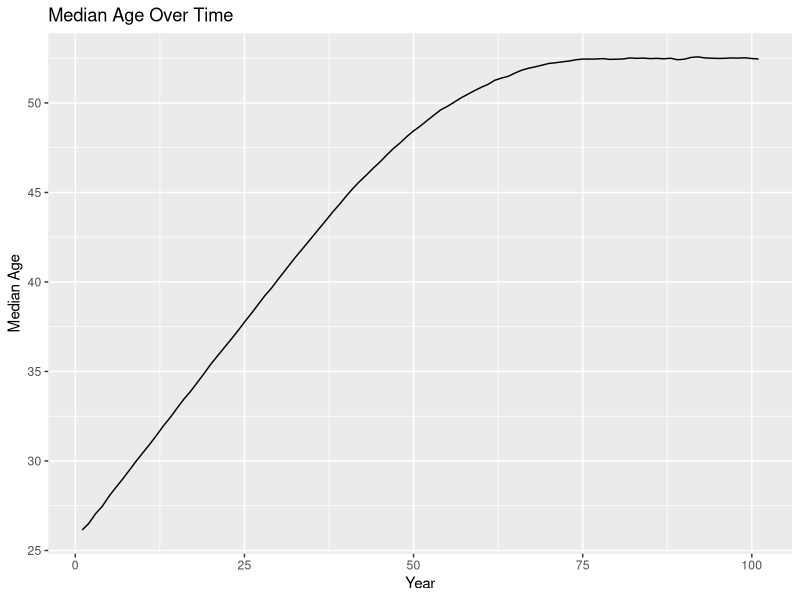
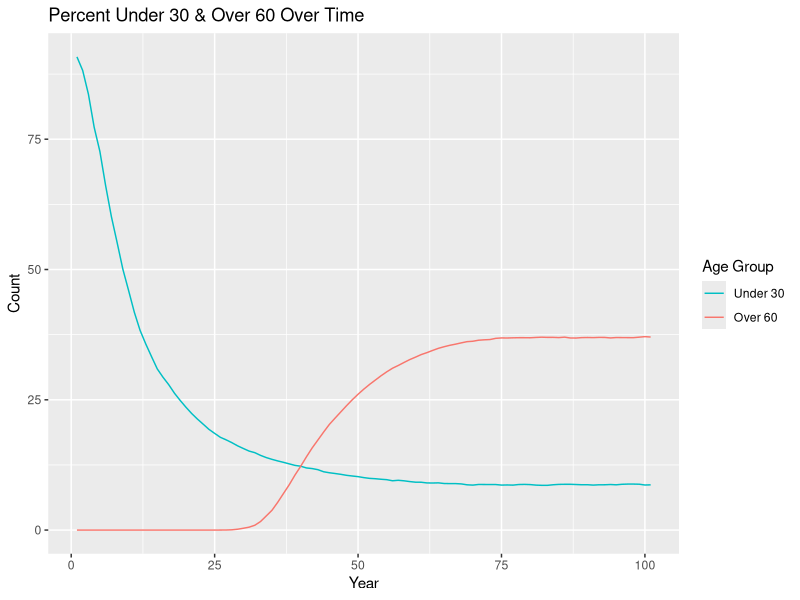
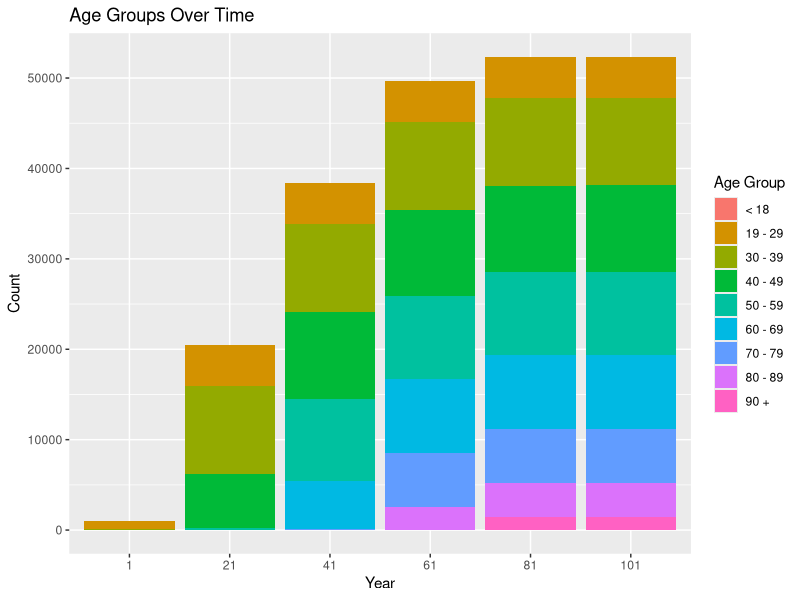
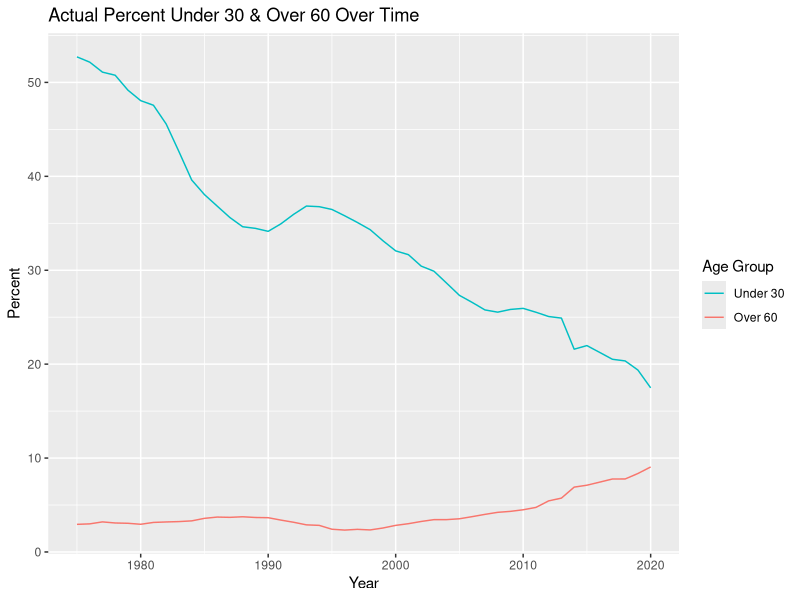
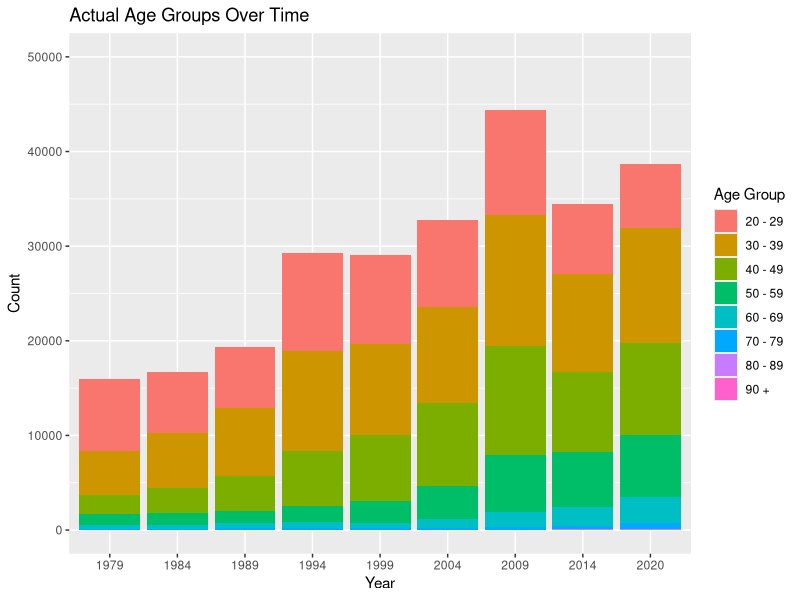
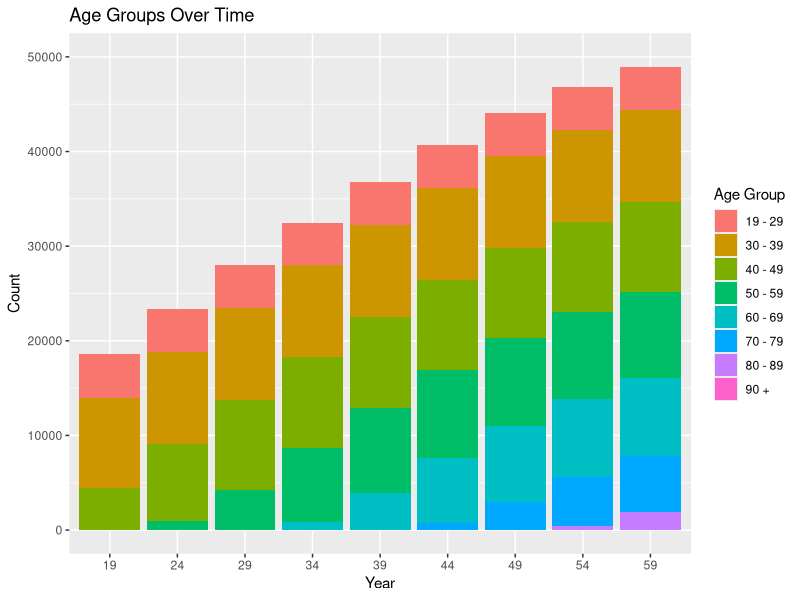
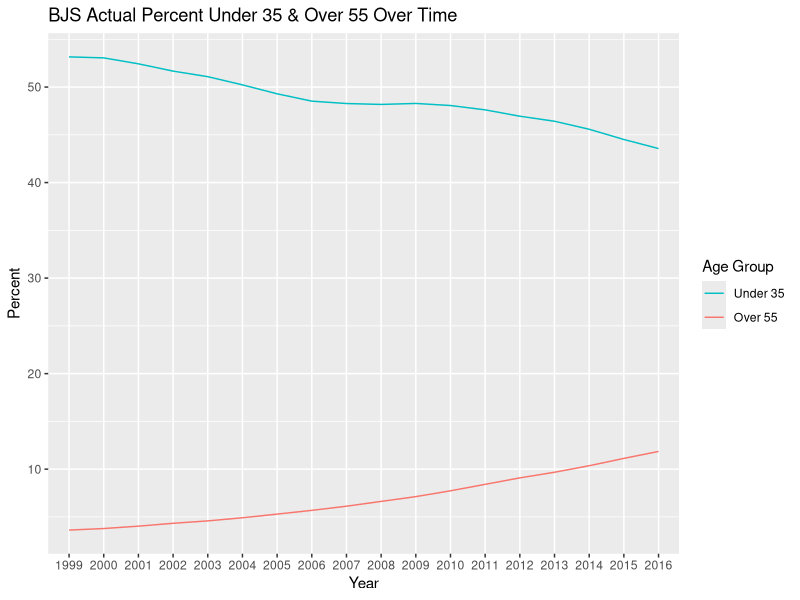
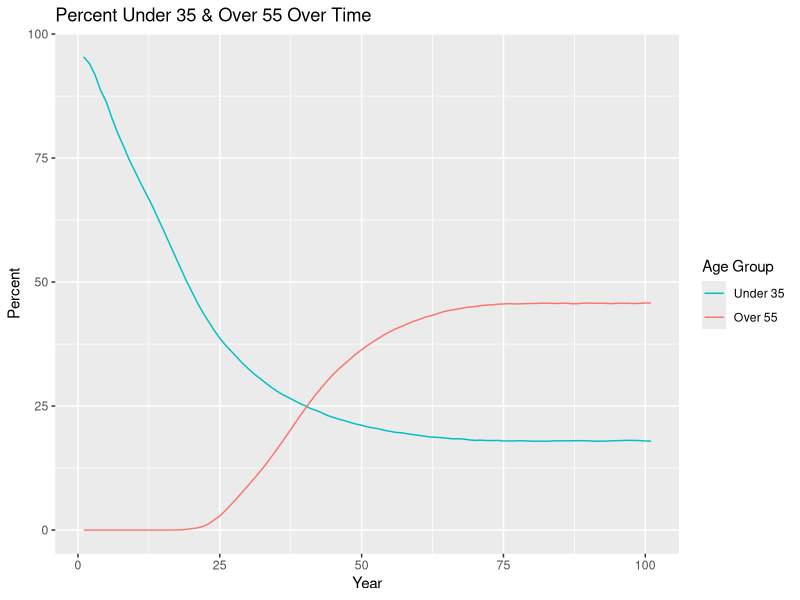

Write R code to recreate these figures, in order.
## ---- chunk 1
knitr::opts_chunk$set(echo = TRUE)
## ---- chunk 2
library(tidyverse)
## ---- chunk 3
set.seed(12345)
## ---- chunk 4
pop_n <- 1000
pop_mean <- 26
pop_sd <- 3
parole_eligibility <- 20
parole_prob <- 0.9
## ---- chunk 5
population <- 
  rnorm(n = pop_n, mean = pop_mean, sd = pop_sd) %>% 
  enframe() %>% 
  select(value) %>% 
  rename(original_age = value) %>% 
  mutate(current_age = original_age, years_incarcerated = 0)

overall <-
  tibble(year = 1, total = nrow(population), 
         median_age = median(population$current_age)) %>% 
  mutate("< 18" = pull(count(filter(population, current_age < 19))),
         "19 - 29" = pull(count(filter(population, current_age >= 19 & current_age < 30))),
         "30 - 39" = pull(count(filter(population, current_age >= 30 & current_age < 40))),
         "40 - 49" = pull(count(filter(population, current_age >= 40 & current_age < 50))),
         "50 - 59" = pull(count(filter(population, current_age >= 50 & current_age < 60))),
         "60 - 69" = pull(count(filter(population, current_age >= 60 & current_age < 70))),
         "70 - 79" = pull(count(filter(population, current_age >= 70 & current_age < 80))),
         "80 - 89" = pull(count(filter(population, current_age >= 80 & current_age < 90))),
         "90 +" = pull(count(filter(population, current_age >= 90))))
## ---- chunk 6
one_year_population <- function(data) {
  # age & years incarcerated increases by 1
  data$current_age <- data$current_age + 1
  data$years_incarcerated <- data$years_incarcerated + 1
  
  # creates age group cohorts & randomly removes fraction based on cohort
  less_than_18 <- filter(data, current_age < 19)
  less_than_18 <- sample_frac(less_than_18, (1 - 0.0055))
  
  `19_to_29` <- filter(data, current_age >= 19 & current_age < 30)
  `19_to_29` <- sample_frac(`19_to_29`, (1 - 0.0022))
  
  `30_to_39` <- filter(data, current_age >= 30 & current_age < 40)
  `30_to_39` <- sample_frac(`30_to_39`, (1 - 0.0023))
  
  `40_to_49` <- filter(data, current_age >= 40 & current_age < 50)
  `40_to_49` <- sample_frac(`40_to_49`, (1 - 0.0025))
  
  `50_to_59` <- filter(data, current_age >= 50 & current_age < 60)
  `50_to_59` <- sample_frac(`50_to_59`, (1 - 0.0060))
  
  `60_to_69` <- filter(data, current_age >= 60 & current_age < 70)
  `60_to_69` <- sample_frac(`60_to_69`, (1 - 0.0162))
  
  `70_to_79` <- filter(data, current_age >= 70 & current_age < 80)
  `70_to_79` <- sample_frac(`70_to_79`, (1 - 0.0424))
  
  `80_to_89` <- filter(data, current_age >= 80 & current_age < 90)
  `80_to_89` <- sample_frac(`80_to_89`, (1 - 0.0519))
  
  over_90 <- filter(data, current_age >= 90)
  over_90 <- sample_frac(over_90, (1 - 0.1250))
  
  data <- do.call("rbind", list(less_than_18, `19_to_29`, `30_to_39`, `40_to_49`, `50_to_59`, 
                                `60_to_69`,`70_to_79`, `80_to_89`, over_90))
  
  # adds 1000 more
  incoming <- 
    rnorm(n = pop_n, mean = pop_mean, sd = pop_sd) %>% 
    enframe() %>% 
    select(value) %>% 
    rename(original_age = value) %>% 
    mutate(current_age = original_age, years_incarcerated = 0)
  data <- rbind(data, incoming)
  
  # removes any observations with age greater than 100
  data <- data %>% 
    filter(current_age < 100)
}

one_year_overall <- function(data, p) {
    incoming <-
      tibble(year = last(data$year) + 1, total = nrow(p),
             median_age = median(p$current_age)) %>% 
        mutate("< 18" = pull(count(filter(p, current_age < 19))),
               "19 - 29" = pull(count(filter(p, current_age >= 19 & current_age < 30))),
               "30 - 39" = pull(count(filter(p, current_age >= 30 & current_age < 40))),
               "40 - 49" = pull(count(filter(p, current_age >= 40 & current_age < 50))),
               "50 - 59" = pull(count(filter(p, current_age >= 50 & current_age < 60))),
               "60 - 69" = pull(count(filter(p, current_age >= 60 & current_age < 70))),
               "70 - 79" = pull(count(filter(p, current_age >= 70 & current_age < 80))),
               "80 - 89" = pull(count(filter(p, current_age >= 80 & current_age < 90))),
               "90 +" = pull(count(filter(p, current_age >= 90))))
    data <- rbind(data, incoming)
}
## ---- chunk 7
# extend 100 years until stable
no_parole_population <- population
no_parole_overall <- overall

for (i in 1:100) {
  no_parole_population <- one_year_population(no_parole_population)
  no_parole_overall <- one_year_overall(no_parole_overall, no_parole_population)
}
## ---- chunk 8
ggplot(data = no_parole_overall, mapping = aes(x = year, y = median_age)) +
  geom_line() +
  labs(title = "Median Age Over Time", x = "Year", y = "Median Age")

no_parole_overall %>% 
  mutate(under_30 = (`19 - 29` + `< 18`) / total * 100, 
         over_60 = (`60 - 69` + `70 - 79` + `80 - 89` + `90 +`) / total * 100) %>% 
  select(year, under_30, over_60) %>% 
  ggplot(data = ., mapping = aes(x = year, group = 1)) +
  geom_line(mapping = aes(y = under_30, color = "under_30")) +
  geom_line(mapping = aes(y = over_60, color = "over_60")) +
  labs(title = "Percent Under 30 & Over 60 Over Time", x = "Year", y = "Count") +
  scale_color_discrete(name = "Age Group",
                       breaks = c("under_30", "over_60"), labels = c("Under 30", "Over 60"))

no_parole_overall_long <- no_parole_overall %>% 
  select(year, `< 18`:`90 +`) %>% 
  mutate(year = as.character(year)) %>% 
  pivot_longer(-year, names_to = "age_group", values_to = "count")

ggplot(data = no_parole_overall_long, mapping = aes(x = year, y = count, fill = age_group)) +
  geom_bar(position = "stack", stat = "identity") +
  labs(title = "Age Groups Over Time", x = "Year", y = "Count") +
  scale_x_discrete(limits = c("1", "21", "41", "61", "81", "101")) +
  scale_fill_discrete(name = "Age Group",
                      breaks = c("< 18", "19 - 29", "30 - 39", "40 - 49", "50 - 59", "60 - 69",
                                 "70 - 79", "80 - 89", "90 +"))
## ---- chunk 9
simulation_base <- no_parole_overall %>% 
  filter(year == 100) %>%
  mutate(`< 18` = `< 18` / total * 100, `19 - 29` = `19 - 29` / total * 100,
         `30 - 39` = `30 - 39` / total * 100, `40 - 49` = `40 - 49` / total * 100,
         `50 - 59` = `50 - 59` / total * 100, `60 - 69` = `60 - 69` / total * 100,
         `70 - 79` = `70 - 79` / total * 100, `80 - 89` = `80 - 89` / total * 100,
         `90 +` = `90 +` / total * 100) %>% 
  select(total:`90 +`)

simulation_base_alt <- no_parole_overall %>% 
  filter(year == 100) %>% 
  mutate(under_30 = (`19 - 29` + `< 18`) / total * 100, 
         over_60 = (`60 - 69` + `70 - 79` + `80 - 89` + `90 +`) / total * 100) %>% 
  select(total, median_age, under_30, over_60)
## ---- chunk 10
bar_race <- no_parole_overall %>% 
  select(year, `< 18`:`90 +`) %>% 
  mutate(year = as.character(year)) %>% 
  pivot_longer(-year, names_to = "age_group", values_to = "count") %>% 
  pivot_wider(names_from = "year", values_from = "count")
## ---- chunk 11
nc <- read.csv("nc.csv")
nc %>% 
  mutate(Under30 = (AgeUnder20 + Age20to29) / PrisonPopulation * 100, 
         Over60 = (Age60to69 + Age70to79 + Age80to89 + Age90over) / PrisonPopulation * 100) %>% 
  select(year, PrisonPopulation, Under30, Over60) %>% 
  ggplot(data = ., mapping = aes(x = year, group = 1)) +
  geom_line(mapping = aes(y = Under30, color = "Under30")) +
  geom_line(mapping = aes(y = Over60, color = "Over60")) +
  labs(title = "Actual Percent Under 30 & Over 60 Over Time", x = "Year", y = "Percent") +
  scale_color_discrete(name = "Age Group",
                       breaks = c("Under30", "Over60"), labels = c("Under 30", "Over 60"))

nc_long <- nc %>% 
  select(year, AgeUnder20:Age90over) %>% 
  mutate(year = as.character(year)) %>% 
  pivot_longer(-year, names_to = "age_group", values_to = "count")

nc_long %>% 
  filter(age_group != "AgeUnder20") %>% 
  ggplot(data = ., mapping = aes(x = year, y = count, fill = age_group)) +
  geom_col() +
  labs(title = "Actual Age Groups Over Time", x = "Year", y = "Count") +
  scale_x_discrete(limits = c("1979", "1984", "1989", "1994", "1999", "2004", "2009", "2014", 
                              "2020")) +
  expand_limits(y = c(0, 50000)) +
  scale_fill_discrete(name = "Age Group",
                      breaks = c("Age20to29", "Age30to39", "Age40to49", "Age50to59", 
                                 "Age60to69", "Age70to79", "Age80to89", "Age90over"),
                      labels = c("20 - 29", "30 - 39", "40 - 49", "50 - 59", "60 - 69",
                                 "70 - 79", "80 - 89", "90 +"))

no_parole_overall_long %>% 
  filter(age_group != "< 18") %>% 
  ggplot(data = ., mapping = aes(x = year, y = count, fill = age_group)) +
  geom_col() +
  labs(title = "Age Groups Over Time", x = "Year", y = "Count") +
  scale_x_discrete(limits = c("19", "24", "29", "34", "39", "44", "49", "54", "59")) +
  expand_limits(y = c(0, 50000)) +
  scale_fill_discrete(name = "Age Group",
                      breaks = c("19 - 29", "30 - 39", "40 - 49", "50 - 59", "60 - 69",
                                 "70 - 79", "80 - 89", "90 +"))
## ---- chunk 12
bjs <- read.csv("bjs.csv")
bjs_wide <- bjs %>% 
  select(RPTYEAR, AGEYREND, n) %>% 
  mutate(RPTYEAR = as.character(RPTYEAR)) %>% 
  pivot_wider(names_from = "AGEYREND", values_from = "n") %>% 
  mutate(total = `(1) 18-24 years` + `(2) 25-34 years` + `(3) 35-44 years` + 
           `(4) 45-54 years` + `(5) 55+ years`)

bjs_wide %>% 
  mutate(under_35 = (`(1) 18-24 years` + `(2) 25-34 years`) / total * 100, 
         over_55 = `(5) 55+ years` / total * 100) %>% 
  select(RPTYEAR, under_35, over_55) %>% 
  ggplot(data = ., mapping = aes(x = RPTYEAR, group = 1)) +
  geom_line(mapping = aes(y = under_35, color = "under_35")) +
  geom_line(mapping = aes(y = over_55, color = "over_55")) + 
  labs(title = "BJS Actual Percent Under 35 & Over 55 Over Time", x = "Year", y = "Percent") +
  scale_color_discrete(name = "Age Group", 
                       breaks = c("under_35", "over_55"), labels = c("Under 35", "Over 55"))

no_parole_overall %>% 
  mutate(under_35 = (`30 - 39` / 2 + `19 - 29` + `< 18`) / total * 100,
         over_55 = (`50 - 59` / 2 + `60 - 69` + `70 - 79` + `80 - 89` + `90 +`) / 
           total * 100) %>% 
  select(year, under_35, over_55) %>% 
  ggplot(data = ., mapping = aes(x = year, group = 1)) +
  geom_line(mapping = aes(y = under_35, color = "under_35")) +
  geom_line(mapping = aes(y = over_55, color = "over_55")) +
  labs(title = "Percent Under 35 & Over 55 Over Time", x = "Year", y = "Percent") +
  scale_color_discrete(name = "Age Group",
                       breaks = c("under_35", "over_55"), labels = c("Under 35", "Over 55"))

ggplot(data = bjs, mapping = aes(x = RPTYEAR, y = COUNT_THSNDS, fill = AGEYREND)) +
  geom_col() +
  labs(title = "BJS Actual Age Groups Over Time", x = "Year", y = "Count (in thousands)") +
  scale_fill_discrete(name = "Age Group",
                      breaks = c("(1) 18-24 years", "(2) 25-34 years", "(3) 35-44 years",
                                 "(4) 45-54 years", "(5) 55+ years"),
                      labels = c("18 - 24", "25 - 34", "35 - 44", "45 - 54", "55 +"))

no_parole_overall %>% 
  mutate(`18 - 24` = `< 18` + `19 - 29` / 2, `25 - 34` = `19 - 29` / 2 + `30 - 39` / 2,
         `35 - 44` = `30 - 39` / 2 + `40 - 49` / 2, `45 - 54` = `40 - 49` / 2 + `50 - 59` / 2,
         `55 +` = `50 - 59` / 2 + `60 - 69` + `70 - 79` + `80 - 89` + `90 +`) %>% 
  select(year, `18 - 24`:`55 +`) %>% 
  mutate(year = as.character(year)) %>% 
  pivot_longer(-year, names_to = "age_group", values_to = "count") %>% 
  ggplot(data = ., mapping = aes(x = year, y = count, fill = age_group)) +
  geom_col() +
  labs(title = "Age Groups Over Time", x = "Year", y = "Count") +
  scale_x_discrete(limits = c("19", "24", "29", "34", "39", "44", "49", "54", "59")) +
  scale_fill_discrete(name = "Age Group")
## ---- chunk 13
population_e <- no_parole_population
overall_e <- no_parole_overall
for (i in 1:100) {
  population_e <- one_year_population(population_e)
  overall_e <- one_year_overall(overall_e, population_e)
}
## ---- chunk 14
ggplot(data = overall_e, mapping = aes(x = year, y = median_age)) +
  geom_line() +
  labs(title = "Median Age Over Time", x = "Year", y = "Median Age")

overall_e %>% 
  mutate(under_30 = (`19 - 29` + `< 18`) / total * 100, 
         over_60 = (`60 - 69` + `70 - 79` + `80 - 89` + `90 +`) / total * 100) %>% 
  select(year, under_30, over_60) %>% 
  ggplot(data = ., mapping = aes(x = year, group = 1)) +
  geom_line(mapping = aes(y = under_30, color = "under_30")) +
  geom_line(mapping = aes(y = over_60, color = "over_60")) +
  labs(title = "Percent Under 30 & Over 60 Over Time", x = "Year", y = "Count") +
  scale_color_discrete(name = "Age Group",
                       breaks = c("under_30", "over_60"), labels = c("Under 30", "Over 60"))

overall_e_long <- overall_e %>% 
  select(year, `< 18`:`90 +`) %>% 
  mutate(year = as.character(year)) %>% 
  pivot_longer(-year, names_to = "age_group", values_to = "count") %>% 
  filter(year == "1" | year == "21" | year == "41" | year == "61" | year == "81" | 
           year == "101" | year == "121" | year == "141" | year == "161" | year == "181" |
           year == "201")

ggplot(data = overall_e_long, mapping = aes(x = year, y = count, fill = age_group)) +
  geom_bar(position = "stack", stat = "identity") +
  labs(title = "Age Groups Over Time", x = "Year", y = "Count") +
  scale_x_discrete(limits = c("1", "21", "41", "61", "81", "101", "121", "141", "161", "181", 
                              "201")) +
  scale_fill_discrete(name = "Age Group",
                      breaks = c("< 18", "19 - 29", "30 - 39", "40 - 49", "50 - 59", "60 - 69",
                                 "70 - 79", "80 - 89", "90 +"))

bar_race_e <- overall_e %>% 
  select(year, `< 18`:`90 +`) %>% 
  mutate(year = as.character(year)) %>% 
  pivot_longer(-year, names_to = "age_group", values_to = "count") %>% 
  pivot_wider(names_from = "year", values_from = "count")
## ---- chunk 15
one_year_parole <- function(data) {
  # age & years incarcerated increases by 1
  data$current_age <- data$current_age + 1
  data$years_incarcerated <- data$years_incarcerated + 1
  
  # creates age group cohorts & randomly removes fraction based on cohort
  less_than_18 <- filter(data, current_age < 19)
  less_than_18 <- sample_frac(less_than_18, (1 - 0.0055))
  
  `19_to_29` <- filter(data, current_age >= 19 & current_age < 30)
  `19_to_29` <- sample_frac(`19_to_29`, (1 - 0.0022))
  
  `30_to_39` <- filter(data, current_age >= 30 & current_age < 40)
  `30_to_39` <- sample_frac(`30_to_39`, (1 - 0.0023))
  
  `40_to_49` <- filter(data, current_age >= 40 & current_age < 50)
  `40_to_49` <- sample_frac(`40_to_49`, (1 - 0.0025))
  
  `50_to_59` <- filter(data, current_age >= 50 & current_age < 60)
  `50_to_59` <- sample_frac(`50_to_59`, (1 - 0.0060))
  
  `60_to_69` <- filter(data, current_age >= 60 & current_age < 70)
  `60_to_69` <- sample_frac(`60_to_69`, (1 - 0.0162))
  
  `70_to_79` <- filter(data, current_age >= 70 & current_age < 80)
  `70_to_79` <- sample_frac(`70_to_79`, (1 - 0.0424))
  
  `80_to_89` <- filter(data, current_age >= 80 & current_age < 90)
  `80_to_89` <- sample_frac(`80_to_89`, (1 - 0.0519))
  
  over_90 <- filter(data, current_age >= 90)
  over_90 <- sample_frac(over_90, (1 - 0.1250))
  
  data <- do.call("rbind", list(less_than_18, `19_to_29`, `30_to_39`, `40_to_49`, `50_to_59`, 
                                `60_to_69`,`70_to_79`, `80_to_89`, over_90))
  
  eligible <- sample_frac(filter(data, years_incarcerated >= parole_eligibility), parole_prob)
  ineligible <- filter(data, years_incarcerated < parole_eligibility)
  data <- rbind(eligible, ineligible)
  
  # adds 1000 more
  incoming <- 
    rnorm(n = pop_n, mean = pop_mean, sd = pop_sd) %>% 
    enframe() %>% 
    select(value) %>% 
    rename(original_age = value) %>% 
    mutate(current_age = original_age, years_incarcerated = 0)
  data <- rbind(data, incoming)
  
  # removes any observations with age greater than 100
  data <- data %>% 
    filter(current_age < 100)
}
## ---- chunk 16
parole_population <- population
parole_overall <- overall

for (i in 1:100) {
  parole_population <- one_year_parole(parole_population)
  parole_overall <- one_year_overall(parole_overall, parole_population)
}
## ---- chunk 17
ggplot(data = parole_overall, mapping = aes(x = year, y = median_age)) +
  geom_line() +
  labs(title = "Median Age Over Time with Parole", x = "Year", y = "Median Age")

parole_overall %>% 
  mutate(under_30 = (`19 - 29` + `< 18`) / total * 100, 
         over_60 = (`60 - 69` + `70 - 79` + `80 - 89` + `90 +`) / total * 100) %>% 
  select(year, under_30, over_60) %>% 
  ggplot(data = ., mapping = aes(x = year, group = 1)) +
  geom_line(mapping = aes(y = under_30, color = "under_30")) +
  geom_line(mapping = aes(y = over_60, color = "over_60")) +
  labs(title = "Percent Under 30 & Over 60 Over Time with Parole", x = "Year", y = "Count") +
  scale_color_discrete(name = "Age Group",
                       breaks = c("under_30", "over_60"), labels = c("Under 30", "Over 60"))

parole_overall_long <- parole_overall %>% 
  select(year, `< 18`:`90 +`) %>% 
  mutate(year = as.character(year)) %>% 
  pivot_longer(-year, names_to = "age_group", values_to = "count")

ggplot(data = parole_overall_long, mapping = aes(x = year, y = count, fill = age_group)) +
  geom_bar(position = "stack", stat = "identity") +
  labs(title = "Age Groups Over Time with Parole", x = "Year", y = "Count") +
  scale_x_discrete(limits = c("1", "21", "41", "61", "81", "101")) +
  scale_fill_discrete(name = "Age Group",
                      breaks = c("< 18", "19 - 29", "30 - 39", "40 - 49", "50 - 59", "60 - 69",
                                 "70 - 79", "80 - 89", "90 +"))
## ---- chunk 18
simulation_parole <- parole_overall %>% 
  filter(year == 100) %>%
  mutate(`< 18` = `< 18` / total * 100, `19 - 29` = `19 - 29` / total * 100,
         `30 - 39` = `30 - 39` / total * 100, `40 - 49` = `40 - 49` / total * 100,
         `50 - 59` = `50 - 59` / total * 100, `60 - 69` = `60 - 69` / total * 100,
         `70 - 79` = `70 - 79` / total * 100, `80 - 89` = `80 - 89` / total * 100,
         `90 +` = `90 +` / total * 100) %>% 
  select(total:`90 +`)

simulation_parole_alt <- parole_overall %>% 
  filter(year == 100) %>% 
  mutate(under_30 = (`19 - 29` + `< 18`) / total * 100, 
         over_60 = (`60 - 69` + `70 - 79` + `80 - 89` + `90 +`) / total * 100) %>% 
  select(total, median_age, under_30, over_60)
